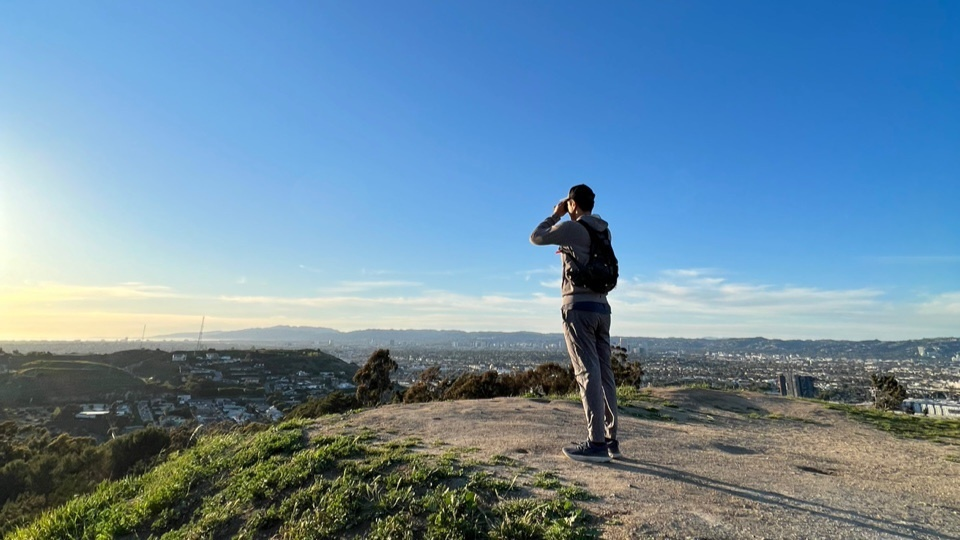
#> input picture honglab/강의노트_실습_챕터5이후/챕터06_컴퓨터비전/baldwin_hills.jpg, 960 x 540 px
$ jupyter execute '02_디지털이미지연습문제_실습용.ipynb'
#> lines starting #> are read from the running program, lines starting #| are printed output that depends on the picture
___
<a href='https://cafe.naver.com/jmhonglab'><p style="text-align:center;"></p></a>
___
<center><em>Content Copyright by HongLab, Inc.</em></center>

# 디지털 이미지 연습문제

앞에서 Pillow를 통해 사용해본 이미지 조작/변환 알고리즘들 중 몇 가지를 Numpy를 이용해서 직접 구현해보겠습니다. 결과를 눈으로 볼 수 있기 때문에 좋은 파이썬 프로그래밍 연습이 될 뿐 아니라 나중에 코테준비(특히 2차원 배열을 사용하는 중급 이상 문제들)에 도움이 크게 됩니다.

[cell 1]
# 이미지 좌표계 확인
from PIL import Image
import numpy as np

# 배열 초기화
arr = np.full((15, 20, 3), (0, 0, 255), dtype=np.uint8)

# 점 찍기
arr[0,1] = (240, 240, 240) # Gray color

# Pillow Image로 변환 (clip, astype)
im = Image.fromarray(arr.clip(0,255).astype(np.uint8)) # data type 바꿔주기
# 픽셀을 분명하게 보기 위해서 NEAREST로 upsampling
im = im.resize((320, 240), resample=Image.NEAREST)
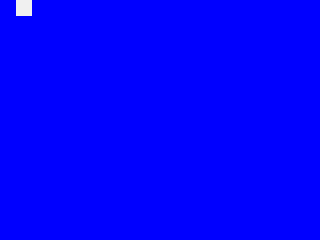
#> im: PIL image 320x240 RGB; mean R, G, B 0.8, 0.8, 254.9
im

[cell 2]
# (0, 0) -> (19, 0) 가로 직선
from PIL import Image
import numpy as np

arr = np.full((15, 20, 3), (0, 0, 255), dtype=np.uint8)


im = Image.fromarray(arr.clip(0,255).astype(np.uint8)) # data type 바꿔주기
im = im.resize((320, 240), resample=Image.NEAREST)
im

[cell 3]
# (0, 0) -> (0, 14) 세로 직선
from PIL import Image
import numpy as np

arr = np.full((15, 20, 3), (0, 0, 255), dtype=np.uint8)


im = Image.fromarray(arr.clip(0,255).astype(np.uint8)) # data type 바꿔주기
im = im.resize((320, 240), resample=Image.NEAREST)
im

[cell 4]
# (0, 0) -> (14, 14) 45도 기울어진 선분 그리기
from PIL import Image
import numpy as np

arr = np.full((15, 20, 3), (0, 0, 255), dtype=np.uint8)


im = Image.fromarray(arr.clip(0,255).astype(np.uint8)) # data type 바꿔주기
im = im.resize((320, 240), resample=Image.NEAREST)
im

[cell 5]
# (0, 0) -> (19, 14) 임의의 기울기를 가진 선분 (Pillow)
from PIL import Image, ImageDraw
import numpy as np

(0, 0)에서 (19, 14)로 임의의 기울기를 가진 선분 그리기

1. 일반적인 [직선의 방정식](https://terms.naver.com/entry.naver?docId=5685306&cid=40942&categoryId=32223)은 $y = ax + b$ 형태이다. 여기서 $a$는 $x$가 증가할때 $y$가 증가하는 비율인 기울기이고 $b$는 이 직선이 $y$ 축과 만나는 $y$ 절편이다.
1. 주어진 문제에서 $a$와 $b$를 구하면 $x$에 대해 $y$가 몇 인지를 계산할 수 있다.
1. (0, 0)을 지나기 때문에 $b$는 0이다.
1. $x$ 방향으로 0에서 19, $y$ 방향으로 0에서 14로 이동하기 때문에 기울기 $a = 14/19$ 이다.
1. 예를 들어서 $x$가 3일 때 $y = 14/19 \times x + 0 = 2.21$이다. 정수 인덱스를 얻기 위해 반올림을 하면 round(2.21)은 2이기 때문에 (3, 2)에 점을 찍는다.

[cell 6]
# (0, 0) -> (19, 14) 임의의 기울기를 가진 선분
from PIL import Image
import numpy as np

arr = np.full((15, 20, 3), (0, 0, 255), dtype=np.uint8)


im = Image.fromarray(arr.clip(0,255).astype(np.uint8)) # data type 바꿔주기
im = im.resize((320, 240), resample=Image.NEAREST)
im

[cell 7]
# (0, 0) -> (8, 14) 임의의 기울기를 가진 선분
from PIL import Image
import numpy as np

arr = np.full((15, 20, 3), (0, 0, 255), dtype=np.uint8)


im = Image.fromarray(arr.clip(0,255).astype(np.uint8)) # data type 바꿔주기
im = im.resize((320, 240), resample=Image.NEAREST)
im

[cell 8]
# 좌우 나누기
from PIL import Image
import numpy as np

arr = np.full((240, 320, 3), (0, 0, 255), dtype=np.uint8)


im = Image.fromarray(arr.clip(0,255).astype(np.uint8)) # data type 바꿔주기

im

[cell 9]
# 원 그리기
from PIL import Image
import numpy as np

arr = np.empty((240, 320, 3), dtype=np.uint8)


im = Image.fromarray(arr.clip(0,255).astype(np.uint8)) # data type 바꿔주기
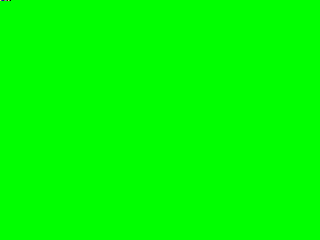
#> im: PIL image 320x240 RGB; mean R, G, B 0, 255, 0

im

[cell 10]
# hflip, vflip, 4분의 1로 downsize
from PIL import Image
import numpy as np

im = Image.open("baldwin_hills.jpg")
#> im is the input picture: PIL image 960x540 RGB; mean R, G, B 107.6, 139.8, 162.5

#print(im.size) # (960, 540)

arr = np.asarray(im)
print(arr.shape, arr.dtype) # (540, 960, 3) uint8
#| (540, 960, 3) uint8


im = Image.fromarray(arr)#.resize((480, 270))

im

힌트: ```ValueError: assignment destination is read-only``` 오류가 발생할 경우에는 [.copy()](https://numpy.org/doc/stable/reference/generated/numpy.ndarray.copy.html)를 사용해보세요.

[cell 11]
# crop and paste

from PIL import Image
import numpy as np

im = Image.open("baldwin_hills.jpg")

#print(im.size) # (960, 540)

arr = np.asarray(im)
print(arr.shape, arr.dtype) # (540, 960, 3) uint8
#| (540, 960, 3) uint8


im = Image.fromarray(arr)

im

반투명한 박스를 그려보겠습니다. [Pillow의 alpha_composite](https://github.com/python-pillow/Pillow/blob/95cff6e959bb3c37848158ed2145d49d49806a31/src/libImaging/AlphaComposite.c)에서 사용하는 [Alpha compositing 알고리즘](https://en.wikipedia.org/wiki/Alpha_compositing)을 단순화 시켜서 구현해보겠습니다.

원본 픽셀의 색이 alpha가 없는 $(r_1, g_1, b_1)$이고 덮어 그리려는 박스의 색이 $(r_2, g_2, b_2, a)$라면 새로운 픽셀의 색은 $(r_2, g_2, b_2) \cdot a + (r_1, g_1, b_1) \cdot (1-a)$로 계산할 수 있습니다.

[cell 12]
from PIL import Image
import numpy as np

im = Image.open("baldwin_hills.jpg")

#print(im.size) # (960, 540)

arr = np.asarray(im)
print(arr.shape, arr.dtype) # (540, 960, 3) uint8
#| (540, 960, 3) uint8

arr = arr.astype(np.float64) # float로 변환


arr = arr.clip(0,255)

print(arr.shape, arr.dtype)
#| (540, 960, 3) float64

im = Image.fromarray(arr.astype(np.uint8))

im

[cell 13]
# 격자 형태로 배치

from PIL import Image
import numpy as np

im = Image.open("baldwin_hills.jpg").resize((480, 270))
#> im: PIL image 480x270 RGB

#print(im.size) # (960, 540)

arr = np.asarray(im)
print(arr.shape, arr.dtype) # (540, 960, 3) uint8
#| (270, 480, 3) uint8


im = Image.fromarray(arr)

im

[RGB를 YUV의 휘도(luminance)로 변환](https://en.wikipedia.org/wiki/YUV#Conversion_to/from_RGB)

$Y = 0.2989 \times r + 0.5870 \times g + 0.1140 \times b$

주의: R, G, B 중 한 채널만 출력해도 흑백 이미지가 만들어집니다. 얼핏 봤을 때는 RGB를 모두 사용해서 휘도를 계산한 것과 한 채널만으로 흑백을 만든 것을 구분하지 못할 수도 있습니다. 세 채널 모두 사용해서 휘도를 계산하도록 주의하세요.

[cell 14]
# 컬러에서 흑백

# hflip, vflip, downsize
from PIL import Image
import numpy as np

im = Image.open("baldwin_hills.jpg")

#print(im.size) # (960, 540)

arr = np.asarray(im)
print(arr.shape, arr.dtype) # (540, 960, 3) uint8
#| (540, 960, 3) uint8

$ run again, with honglab/강의노트_실습_챕터5이후/챕터06_컴퓨터비전/point_fermin_park.jpg copied over honglab/강의노트_실습_챕터5이후/챕터06_컴퓨터비전/baldwin_hills.jpg
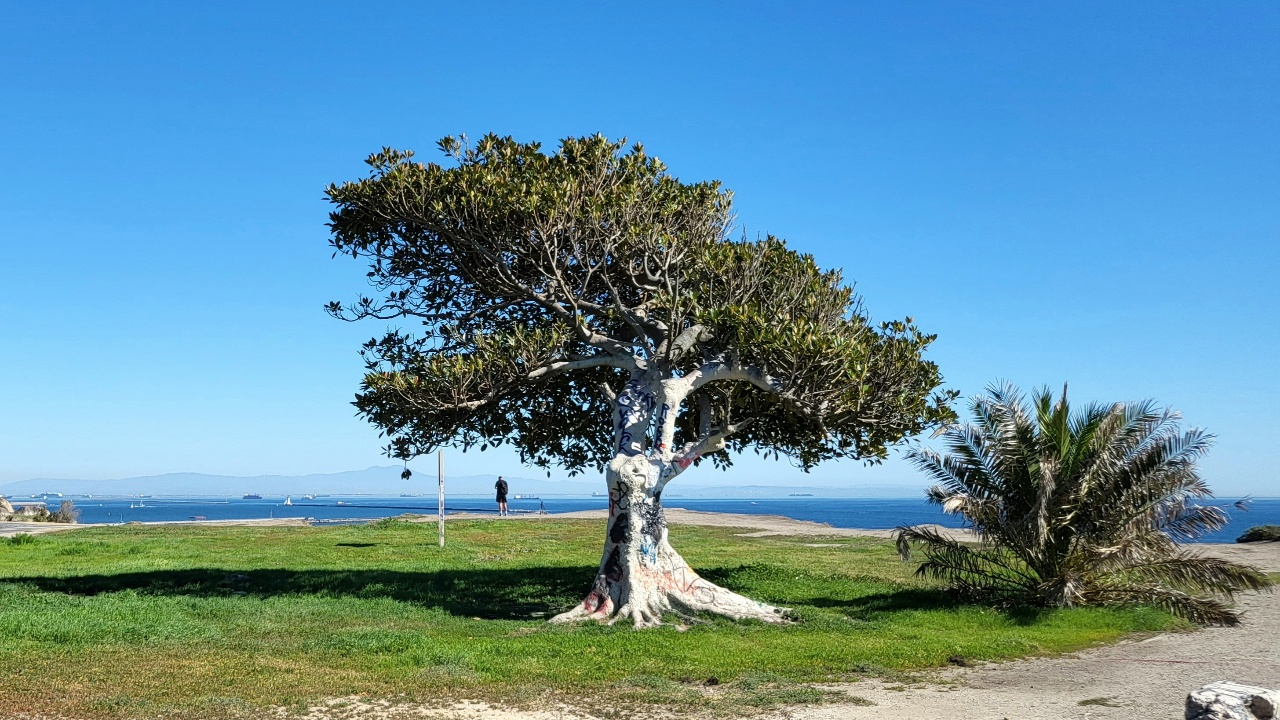
#> input picture honglab/강의노트_실습_챕터5이후/챕터06_컴퓨터비전/point_fermin_park.jpg, 1280 x 720 px
#> im is the input picture: PIL image 1280x720 RGB; mean R, G, B 97.8, 143.3, 161.1
#| (720, 1280, 3) uint8
#| (720, 1280, 3) uint8
#| (720, 1280, 3) uint8
#| (720, 1280, 3) float64
#> `im = Image.open("baldwin_hills.jpg").resize((480, 270))`:
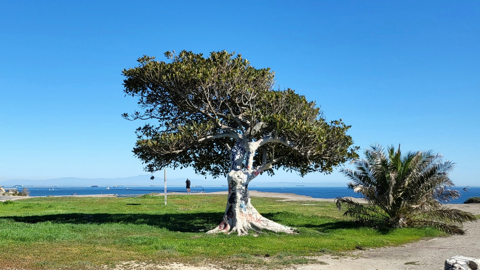
#> im: PIL image 480x270 RGB; mean R, G, B 97.8, 143.3, 161.1
#| (270, 480, 3) uint8
#| (720, 1280, 3) uint8
